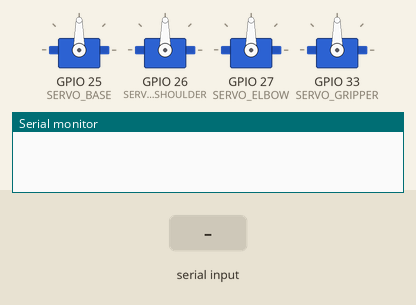
The sketch below on a simulated ESP32. Shown: 4 × servo, the last lines printed to the serial monitor. Inputs (shaded band) come from the test bench. Nothing arrives over Bluetooth unless stated.

Above: at 2.0 s.
2.1 s: "90,45\n" received over the second serial link
At 3.5 s:
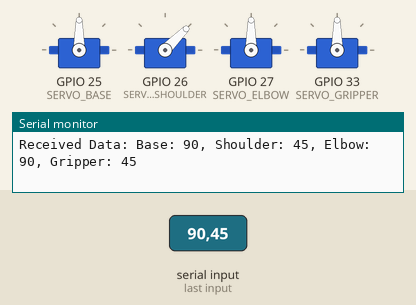
4.1 s: "30,150\n" received over the second serial link
At 6.1 s:
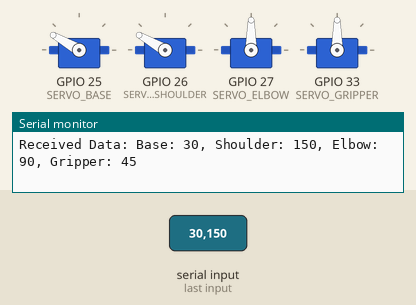
6.8 s: "5\n" received over the second serial link
At 8.2 s:
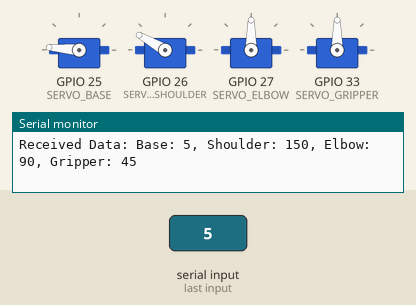
8.6 s: "90\n" received over the second serial link
At 10.4 s:
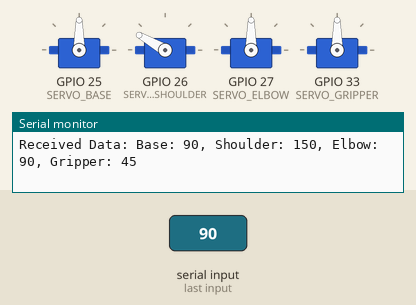
11.0 s: "200\n" received over the second serial link
At 13.0 s:
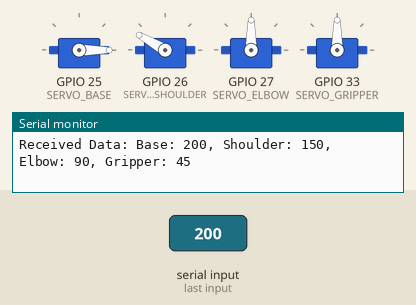
13.5 s: "90,45,200,10\n" received over the second serial link
At 15.1 s:
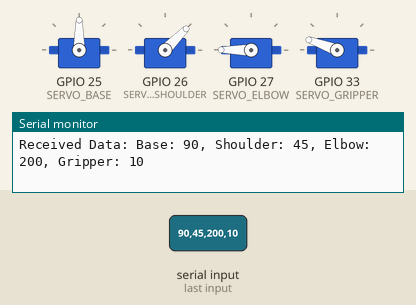
Timing chart, 0 to 16.6 s (numbered marks = the images above; inputs shaded):
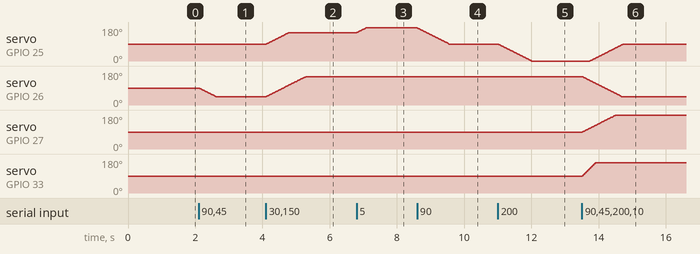

Measured:
- after the input at 2.1 s, servo on GPIO 26 (SERVO_SHOULDER): moves from 90° to 45° over 0.49 s, starting at once
- after the input at 4.1 s, servo on GPIO 25 (SERVO_BASE): moves from 90° to 150° over 0.67 s, starting at once; servo on GPIO 26 (SERVO_SHOULDER): moves from 45° to 150° over 1.2 s, starting at once
- after the input at 6.8 s, servo on GPIO 25 (SERVO_BASE): moves from 150° to 175° over 0.27 s, starting at once
- after the input at 8.6 s, servo on GPIO 25 (SERVO_BASE): moves from 175° to 90° over 0.94 s, starting at once
- after the input at 11.0 s, servo on GPIO 25 (SERVO_BASE): moves from 90° to 0° over 1.0 s, starting at once
- after the input at 13.5 s, servo on GPIO 25 (SERVO_BASE): moves from 0° to 90° over 1.0 s, starting after 0.24 s; servo on GPIO 26 (SERVO_SHOULDER): moves from 150° to 45° over 1.2 s, starting at once

The sketch:

RoboticArmESP32.ino
```cpp
#include <ESP32Servo.h>
#include <BluetoothSerial.h>

#define SERVO_BASE            25
#define SERVO_SHOULDER        26
#define SERVO_ELBOW           27
#define SERVO_GRIPPER         33

BluetoothSerial SerialBT; // Create BluetoothSerial object

Servo myservo_1;  // Servo for base movement
Servo myservo_2;  // Servo for shoulder movement
Servo myservo_3;  // Servo for elbow movement
Servo myservo_4;  // Servo for gripper control

unsigned char Data_String[25], Data_Index = 0, New_Data_Rec_Flag = 0;
unsigned int Received_Servo_Value[4], Final_Servo_Val[4];
unsigned char Index_i = 0, Index_j = 0, Counter_to_Refresh = 0;

void setup() {
  Serial.begin(9600);  // Initialize Serial Monitor communication
  SerialBT.begin("ROBOARM"); // Set the Bluetooth device name

  myservo_1.attach(SERVO_BASE);
  myservo_2.attach(SERVO_SHOULDER);
  myservo_3.attach(SERVO_ELBOW);
  myservo_4.attach(SERVO_GRIPPER);
  myservo_1.write(90);
  delay(200);
  myservo_2.write(90);
  delay(200);
  myservo_3.write(90);
  delay(200);
  myservo_4.write(90);
  delay(200);

  Received_Servo_Value[0] = 90;     // Default values
  Received_Servo_Value[1] = 90;
  Received_Servo_Value[2] = 90;
  Received_Servo_Value[3] = 45;

  Final_Servo_Val[0] = 90;          // Default values
  Final_Servo_Val[1] = 90;
  Final_Servo_Val[2] = 90;
  Final_Servo_Val[3] = 45;
}

void loop() {
  if (SerialBT.available()) {
    char incomingChar = SerialBT.read();
    if (incomingChar == '\n') {  // End of data marker
      New_Data_Rec_Flag = 1;
      Data_String[Data_Index] = '\0';
      Data_Index = 0;
    } else {
      Data_String[Data_Index++] = incomingChar;
    }
  }

  if (New_Data_Rec_Flag) {
    New_Data_Rec_Flag = 0;

    // Parse received data (format: "90,120,60,45#")
    sscanf((char *)Data_String, "%d,%d,%d,%d", &Received_Servo_Value[0],
           &Received_Servo_Value[1], &Received_Servo_Value[2], &Received_Servo_Value[3]);

    // Print received values to Serial Monitor
    Serial.print("Received Data: ");
    Serial.print("Base: ");
    Serial.print(Received_Servo_Value[0]);
    Serial.print(", Shoulder: ");
    Serial.print(Received_Servo_Value[1]);
    Serial.print(", Elbow: ");
    Serial.print(Received_Servo_Value[2]);
    Serial.print(", Gripper: ");
    Serial.println(Received_Servo_Value[3]);


}

  Counter_to_Refresh++;
  delay(1);
  if (Counter_to_Refresh >= 10) {    // delay of 10 msec = 1 msec * 10, this will allow smooth movement of servos
    Counter_to_Refresh = 0;
    // Update base servo position
    if (Received_Servo_Value[0] != Final_Servo_Val[0]) {
      if (Received_Servo_Value[0] > Final_Servo_Val[0]) {
        Final_Servo_Val[0]++;
      }

      if (Received_Servo_Value[0] < Final_Servo_Val[0]) {
        Final_Servo_Val[0]--;
      }
      myservo_1.write(180 - Final_Servo_Val[0]);      // adjusted as per app
    }
   // Update shoulder servo position
    if (Received_Servo_Value[1] != Final_Servo_Val[1]) {
      if (Received_Servo_Value[1] > Final_Servo_Val[1]) {
        Final_Servo_Val[1]++;
      }

      if (Received_Servo_Value[1] < Final_Servo_Val[1]) {
        Final_Servo_Val[1]--;
      }
      myservo_2.write(Final_Servo_Val[1]);
    }
    // Update elbow servo position
    if (Received_Servo_Value[2] != Final_Servo_Val[2]) {
      if (Received_Servo_Value[2] > Final_Servo_Val[2]) {
        Final_Servo_Val[2]++;
      }

      if (Received_Servo_Value[2] < Final_Servo_Val[2]) {
        Final_Servo_Val[2]--;
      }
      myservo_3.write(Final_Servo_Val[2]);
    }
    // Update gripper servo position
    if (Received_Servo_Value[3] != Final_Servo_Val[3]) {
      if (Received_Servo_Value[3] > Final_Servo_Val[3]) {
        Final_Servo_Val[3]++;
      }

      if (Received_Servo_Value[3] < Final_Servo_Val[3]) {
        Final_Servo_Val[3]--;
      }
      myservo_4.write(180 - (2 * Final_Servo_Val[3]));  // adjusted as per app
    }
  }
}
```
